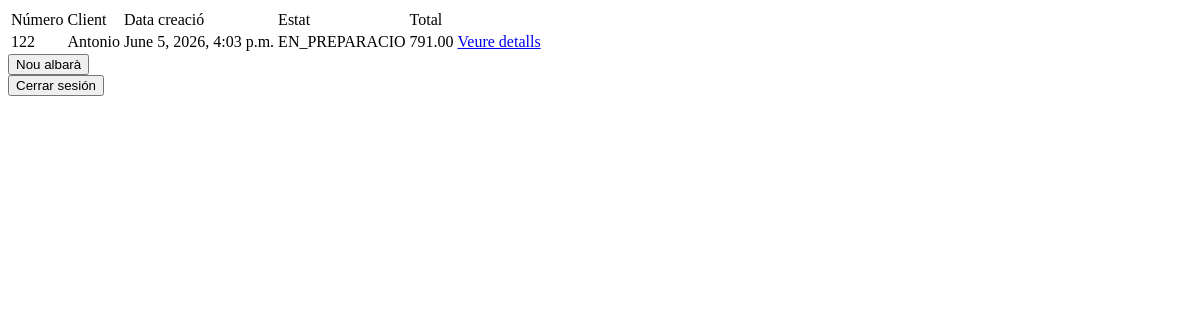
The app's page /albarans/, older data.
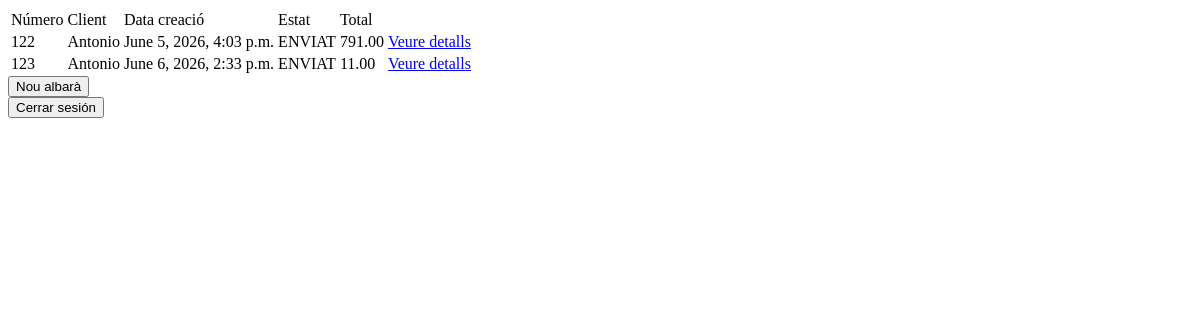
The same page, newer data.
### Projecte/models.py (models this page shows, shortened)
class Albara(models.Model):
    ESTAT = [
        ('PENDENT', 'PENDENT'),
        ('EN_PREPARACIO', 'EN_PREPARACIO'),
        ('ENVIAT', 'ENVIAT'),
        ('ENTREGAT', 'ENTREGAT'),
        ('CANCELAT', 'CANCELAT')
    ]
    numero_albara = models.CharField(max_length=200, unique=True)
    client = ForeignKey('Client', on_delete=models.CASCADE, related_name='albarans') # FK SIEMPRE VA EN LA N EN 1..N
    empleat = ForeignKey('Empleat', on_delete=models.CASCADE, related_name='albarans')
    magatzem = ForeignKey('Magatzem', on_delete=models.CASCADE, related_name='albarans')
    data_creacio = models.DateTimeField(auto_now_add=True)
    data_entrega_prevista = models.DateTimeField()
    estat = models.CharField(max_length=200, choices=ESTAT)
    base_imposable = models.DecimalField(max_digits=5, decimal_places=2, default=0)
    total_iva = models.DecimalField(max_digits=5, decimal_places=2)
    total = models.DecimalField(max_digits=5, decimal_places=2) # OJO DECIMALES SIEMPRE PIDE ESTOS ATRIBUTOS
    observacions = models.TextField(blank=True, null=False) # Se guarda como ''. Si ambos fueran True se guardaria como NULL
    signatura_client = models.CharField(max_length=200, null=True)

class Client(models.Model):
    codi_client = models.CharField(max_length=200, unique=True) # SIEMPRE DECLARAR MAX LENGTH EN CHAR
    nom_comercial = models.CharField(max_length=200)
    cif = models.CharField(max_length=200)
    persona_contacte = models.CharField(max_length=200)
    telefon = models.IntegerField()
    email = models.EmailField()
    adreca_entrega = models.CharField(max_length=200)
    poblacio = models.CharField(max_length=200)
    codi_postal = models.IntegerField()
    actiu = models.BooleanField(default=True)

### Projecte/views.py (the view)
# urls.py: path('albarans/', views.LlistatAlbarans.as_view(), name='llistatAlbarans'),
class LlistatAlbarans(View):
    def get(self, request, *args, **kwargs):
        albarans = Albara.objects.all()
        return render(request, 'albarans/mostrarAlbarans.html', {'albarans': albarans})

### templates/albarans/mostrarAlbarans.html (shortened to what this page needs)
<html lang="en">
<head>
</head>
<body>
<table>
    <tr>
        <td>Número</td>
        <td>Client</td>
        <td>Data creació</td>
        <td>Estat</td>
        <td>Total</td>
    </tr>
    {% for albara in albarans %}
        <tr>
            <td>{{ albara.numero_albara }}</td>
            <td>{{ albara.client.nom_comercial }}</td>
            <td>{{ albara.data_creacio }}</td>
            <td>{{ albara.estat }}</td>
            <td>{{ albara.total }}</td>
            <td><a href="/albarans/{{ albara.id }}">Veure detalls</a></td>
        </tr>
    {% empty %}
        <p>No hi ha albarans</p>
    {% endfor %}
</table>
<a href="/albarans/nova/"><button>Nou albarà</button></a>
<form method="post" action="{% url 'logout' %}">
    <button type="submit">Cerrar sesión</button>
</form>
</body>
</html>

Row changes from the older to the newer data that the page shows:
changed Albara "June 5, 2026, 4:03 p.m.": estat "EN_PREPARACIO" → "ENVIAT"
added Albara: numero_albara "123", client.nom_comercial "Antonio", data_creacio "June 6, 2026, 2:33 p.m.", estat "ENVIAT", total "11.00"
